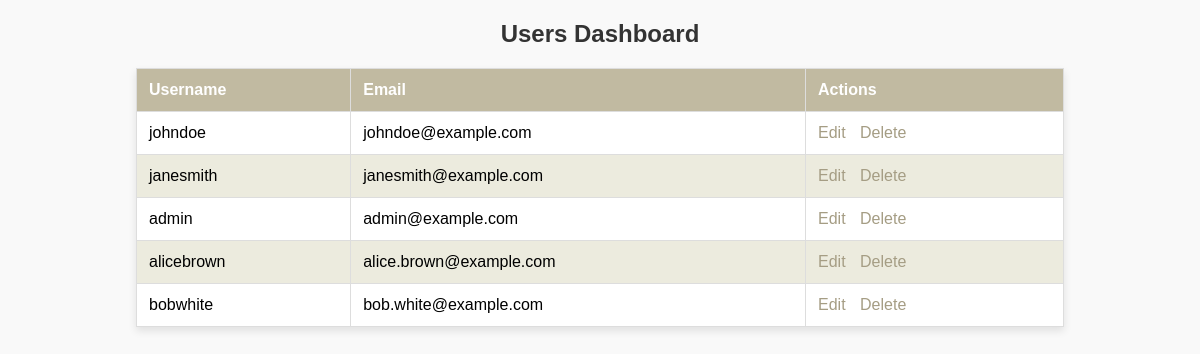
Screenshot of /module11/dashboard.php with the database file from the repository.
### tables this page shows
CREATE TABLE `users` (
  `id` int(255) NOT NULL,
  `name` varchar(255) NOT NULL,
  `username` varchar(255) NOT NULL,
  `email` varchar(255) NOT NULL,
  `password` varchar(255) NOT NULL,
  `confirmpassword` varchar(255) NOT NULL,
  `isadmin` varchar(255) NOT NULL
);

### module11/dashboard.php (the view, shortened to what this page needs)
<?php
include 'db.php';
$sql="SELECT * FROM users";
$stmt = $pdo->prepare($sql);
$stmt->execute();
$users=$stmt->fetchAll(PDO::FETCH_ASSOC);
?>
<!DOCTYPE html>
<html lang="en">
<head>
</head>
<body>
    <h2>Users Dashboard</h2>
<table>
  <thead>
    <tr>
      <th>Username</th>
      <th>Email</th>
      <th>Actions</th>
    </tr>
  </thead>
  <tbody>
    <?php foreach($users as $user):?>
      <tr>
      <td><?php echo htmlspecialchars($user['username']);?></td>
      <td><?php echo htmlspecialchars($user['email']);?></td>
      <td class="actions">
        <a href="edit.php?id=<?=$user['id'];?>">Edit</a>
        <a href="delete.php?id=<?=$user['id'];?>">Delete</a>
      </td>
    </tr>
    <?php endforeach;?>
  </tbody>
</table>
</body>
</html>

### module11/dashboard.php (style rules this page uses)
body { font-family: Arial, sans-serif; margin: 20px; padding: 0; background-color: #f9f9f9; }
h2 { color: #333; text-align: center; }
table { width: 80%; margin: 0 auto; border-collapse: collapse; background-color: #fff; box-shadow: 0 4px 8px rgba(0, 0, 0, 0.1); }
th, td { text-align: left; padding: 12px; border: 1px solid #ddd; }
th { background-color: #C1BAA1; color: white; }
tr:nth-child(even) { background-color: rgb(236, 235, 222); }
a { text-decoration: none; color: rgb(165, 157, 132); }
.actions a { margin-right: 10px; }

### rows the page displays
users: username "johndoe", email "johndoe@example.com"
users: username "janesmith", email "janesmith@example.com"
users: username "admin", email "admin@example.com"
users: username "alicebrown", email "alice.brown@example.com"
users: username "bobwhite", email "bob.white@example.com"
